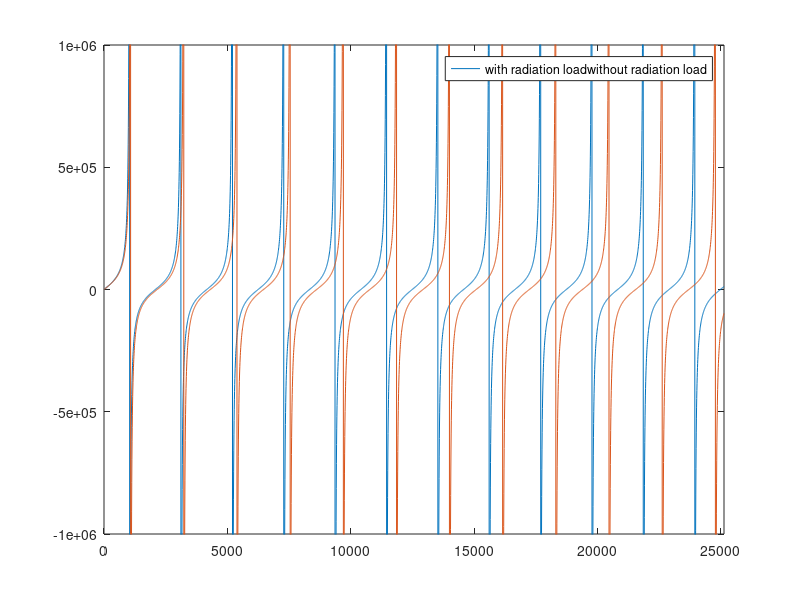

Reproduce this figure in MATLAB. (Note: this script raises an error after producing the figure.)
clear all, close all, clc;
%% Homework 4 - horns and pipes
% Data 

a1 = 0.05; %[m] radius of pipe 
a2 = 0.1; %[m] radius of conical horn 
L1 = 0.5; %[m] length of pipe
L2 = 0.5; % [m] length of conical horn
c = 343; %[m/s] speed of sound in air
rho = 1.25; %[kg/m2] density of air
S1 = pi*(a1)^2; %[m^2] surface of pipe section
S2 = pi*(a2)^2; %[m^2] surface of cone section (ending)
Z01 = rho*c/S1; %characteristic impedance of pipe

f = linspace(0 , 4000, 4000); %[Hz] frequency range 
omega = f.*(2*pi); %[rad/s] frequency range
k = omega./c; %[1/m] wave number
ka = k.*a1; %[-] adimensional ka for pipe only

%% question 1 Determine the frequencies of the maxima impedance
% of the cylindrical pipe only, considering the
%presence of the radiation load.

%first of all, in order to take into account radiation losses, we add a 
% virtual elongation 
%actually, DeltaL1 is a function of ka: see fig. 8.9 of Fletcher(pag. 201)
% let's take a mean value of Delta/a between 0.1 and 0.61

DeltaL1 = 0.35*a1; %[m]

L1corr = L1 + DeltaL1; 

%for an open, not flanged end pipe the input impedance is then
Zin1 = 1i*Z01*tan(k.*L1corr);

%where maxima are at
n = [1:10];

omega_max_1 = (n - 0.5).*(pi*c/L1corr);

%let's take a look at 
figure(1)
plot( omega, imag(Zin1), 'lineWidth' , 0.7);
hold on 
plot ( omega, imag(1i*Z01*tan(k.*L1)));
legend(["with radiation load", "without radiation load"])
ylim([ -1e6 1e6]);
xlim([0 2.5133e+04]);

%% Question 2 Consider now the compound horn. Determine the frequencies 
%of the first four maxima of the input impedance.

%we need to solve the follorwing equation
%the distance from the narrow end and the conic apex is x1

x1 = 0.5; 

syms x
figure(2);
fplot(tan(x*L1corr) - cot(x*L2) - (1/(x*x1)));

S = zeros(1, 4);
S(1) = vpasolve(tan(x*L1corr) - cot(x*L2) - (1/(x*x1)) == 0, x, 1.5); % NB: remember to fplot the lhs of the equation to check for the zeros
S(2) = vpasolve(tan(x*L1corr) - cot(x*L2) - (1/(x*x1)) == 0, x, 4.5);
S(3) = vpasolve(tan(x*L1corr) - cot(x*L2) - (1/(x*x1)) == 0, x, 7.7);
S(4) = vpasolve(tan(x*L1corr) - cot(x*L2) - (1/(x*x1)) == 0, x, 11);

f_max_2 = (S*c)/(2*pi);

% syms x 
% eqn = tan(x*L1) - cot(x*L2) - (1/(x*x1)) == 0;
% for n = 1:4 
%   vpasolve(eqn ,x ,'Random',true) 
% end
% %k_max_2 = vpasolve(eqn, k); 

%% Question 3 - Determine the frequencies of the first four minima of the input impedance
%when the numerator of Zin goes to zero (see below)

%% Question 4 - Plot the impedance function in the range [0Hz, 4 kHz]

% compute separately the conical input impedance
%assuming the radiation load with the same correction of the pipe

Zc = (1i*rho*c/S1).*(1./(cot(k.*L1corr) + 1./(k.*x1)));

%then we plug into the inpute impedance of the pipe (with no radiation
%losses)

Zin2 = Z01.*((Zc.*cos(k.*L1) + 1i*Z01*sin(k.*L1))./(1i.*Zc.*sin(k.*L1) + Z01.*cos(k.*L1)));

figure(3)
plot(f, imag(Zin2))
ylim([ -1e6 1e6]);
xlim([0 4000]);


 
